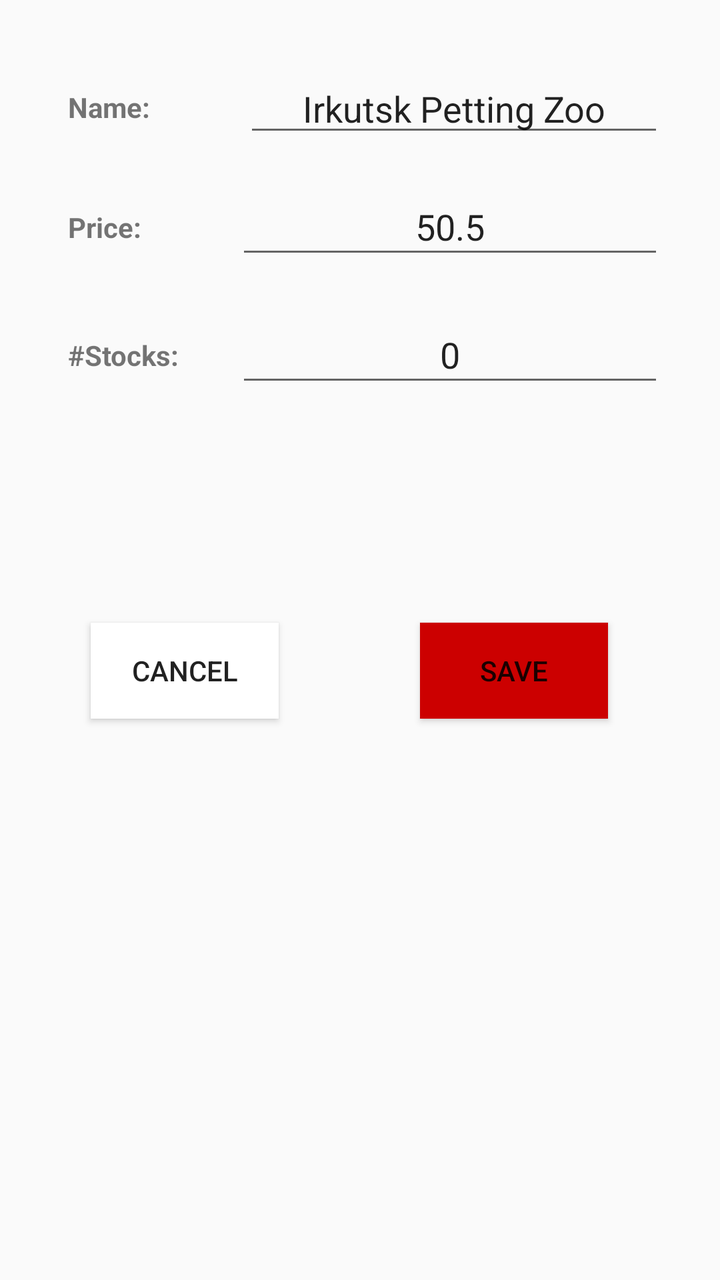
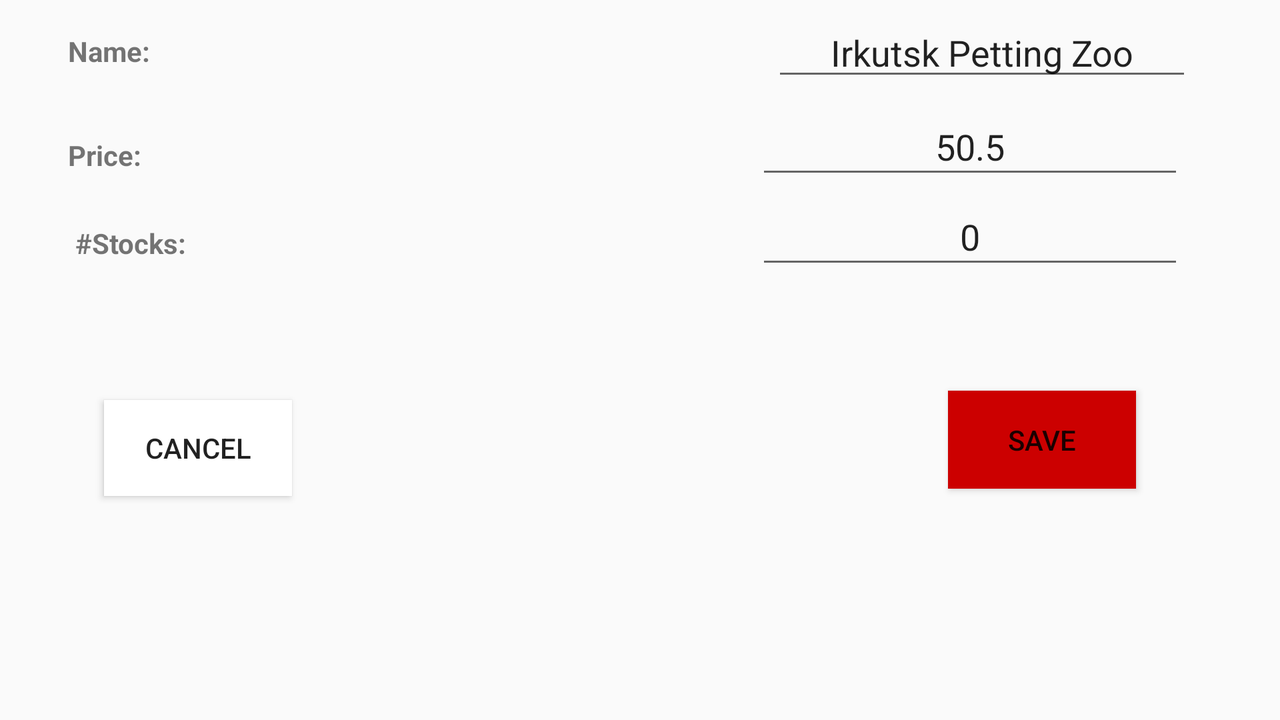

One screen, two layout resources from the same app: the default and the repository's alternative for another configuration. Each is rendered where Android would select it; the XML of both is given below.
<!-- AndroidManifest.xml: application theme AppTheme -->
<!-- res/layout/activity_edit.xml -->
<?xml version="1.0" encoding="utf-8"?>
<android.support.constraint.ConstraintLayout xmlns:android="http://schemas.android.com/apk/res/android"
    xmlns:app="http://schemas.android.com/apk/res-auto"
    xmlns:tools="http://schemas.android.com/tools"
    android:layout_width="match_parent"
    android:layout_height="match_parent"
    tools:context=".Activities.Edit">

    <EditText
        android:id="@+id/edit_Stocks"
        android:layout_width="214dp"
        android:layout_height="45dp"
        android:layout_marginEnd="28dp"
        android:layout_marginRight="28dp"
        android:layout_marginTop="80dp"
        android:ems="10"
        android:gravity="center"
        android:inputType="number"
        android:text="@string/_0_1"
        app:layout_constraintEnd_toEndOf="parent"
        app:layout_constraintTop_toBottomOf="@+id/edit_Name" />

    <TextView
        android:id="@+id/stocks"
        android:layout_width="60dp"
        android:layout_height="20dp"
        android:layout_marginEnd="48dp"
        android:layout_marginLeft="34dp"
        android:layout_marginRight="48dp"
        android:layout_marginStart="34dp"
        android:layout_marginTop="40dp"
        android:text="@string/price_3"
        android:textStyle="bold"
        app:layout_constraintEnd_toStartOf="@+id/edit_Price"
        app:layout_constraintHorizontal_bias="0.0"
        app:layout_constraintStart_toStartOf="parent"
        app:layout_constraintTop_toBottomOf="@+id/stocks3" />

    <TextView
        android:id="@+id/stocks3"
        android:layout_width="60dp"
        android:layout_height="20dp"
        android:layout_marginEnd="48dp"
        android:layout_marginLeft="34dp"
        android:layout_marginRight="48dp"
        android:layout_marginStart="34dp"
        android:layout_marginTop="44dp"
        android:text="@string/name_3"
        android:textStyle="bold"
        app:layout_constraintEnd_toStartOf="@+id/edit_Name"
        app:layout_constraintHorizontal_bias="0.0"
        app:layout_constraintStart_toStartOf="parent"
        app:layout_constraintTop_toTopOf="parent" />

    <TextView
        android:id="@+id/stocks2"
        android:layout_width="wrap_content"
        android:layout_height="20dp"
        android:layout_marginEnd="48dp"
        android:layout_marginLeft="34dp"
        android:layout_marginRight="48dp"
        android:layout_marginStart="34dp"
        android:layout_marginTop="44dp"
        android:text="@string/stocks_3"
        android:textStyle="bold"
        app:layout_constraintEnd_toStartOf="@+id/edit_Stocks"
        app:layout_constraintHorizontal_bias="0.0"
        app:layout_constraintStart_toStartOf="parent"
        app:layout_constraintTop_toBottomOf="@+id/stocks" />

    <EditText
        android:id="@+id/edit_Name"
        android:layout_width="wrap_content"
        android:layout_height="wrap_content"
        android:layout_marginEnd="28dp"
        android:layout_marginRight="28dp"
        android:layout_marginTop="32dp"
        android:ems="10"
        android:gravity="center"
        android:inputType="textPersonName"
        android:text="@string/irkutsk_petting_zoo_3"
        app:layout_constraintEnd_toEndOf="parent"
        app:layout_constraintTop_toTopOf="parent" />

    <Button
        android:id="@+id/edit_Save_btn"
        android:layout_width="94dp"
        android:layout_height="wrap_content"
        android:layout_marginTop="113dp"
        android:layout_marginEnd="56dp"
        android:layout_marginRight="56dp"
        android:text="@string/save_1"
        app:layout_constraintEnd_toEndOf="parent"
        app:layout_constraintTop_toBottomOf="@+id/edit_Stocks"
        tools:background="@android:color/holo_red_dark" />

    <Button
        android:id="@+id/edit_Cancel_btn"
        android:layout_width="94dp"
        android:layout_height="wrap_content"
        android:layout_marginStart="52dp"
        android:layout_marginLeft="52dp"
        android:layout_marginTop="113dp"
        android:layout_marginEnd="76dp"
        android:layout_marginRight="76dp"
        android:text="@string/cancel_1"
        app:layout_constraintEnd_toStartOf="@+id/edit_Save_btn"
        app:layout_constraintHorizontal_bias="0.583"
        app:layout_constraintStart_toStartOf="parent"
        app:layout_constraintTop_toBottomOf="@+id/edit_Stocks"
        tools:background="@android:color/white" />

    <EditText
        android:id="@+id/edit_Price"
        android:layout_width="214dp"
        android:layout_height="45dp"
        android:layout_marginEnd="28dp"
        android:layout_marginRight="28dp"
        android:layout_marginTop="16dp"
        android:ems="10"
        android:gravity="center"
        android:inputType="number"
        android:text="@string/_50_5_1"
        app:layout_constraintEnd_toEndOf="parent"
        app:layout_constraintTop_toBottomOf="@+id/edit_Name" />

</android.support.constraint.ConstraintLayout>
<!-- resources referenced by this layout -->
<resources>
  <string name="_0_1">0</string>
  <string name="_50_5_1">50.5</string>
  <string name="cancel_1">Cancel</string>
  <string name="irkutsk_petting_zoo_3">Irkutsk Petting Zoo</string>
  <string name="name_3">Name:</string>
  <string name="price_3">Price:</string>
  <string name="save_1">Save</string>
  <string name="stocks_3">#Stocks:</string>
  <style name="AppTheme" parent="Base.Theme.AppCompat.Light.DarkActionBar">
          
  
          <item name="colorPrimary">@color/colorPrimary</item>
          <item name="colorPrimaryDark">@color/colorPrimaryDark</item>
          <item name="colorAccent">@color/colorAccent</item>
      </style>
  <color name="colorPrimary">#dc3203</color>
  <color name="colorPrimaryDark">#303F9F</color>
  <color name="colorAccent">#ff4081</color>
</resources>
<!-- res/layout-land/activity_edit.xml (the repository's variant of the layout above) -->
<!-- drawn on the phone turned sideways -->
<?xml version="1.0" encoding="utf-8"?>
<android.support.constraint.ConstraintLayout xmlns:android="http://schemas.android.com/apk/res/android"
    xmlns:app="http://schemas.android.com/apk/res-auto"
    xmlns:tools="http://schemas.android.com/tools"
    android:layout_width="match_parent"
    android:layout_height="match_parent"
    tools:context=".Activities.Edit">

    <EditText
        android:id="@+id/edit_Stocks"
        android:layout_width="214dp"
        android:layout_height="45dp"
        android:layout_marginEnd="48dp"
        android:layout_marginRight="48dp"
        android:ems="10"
        android:gravity="center"
        android:inputType="number"
        android:text="@string/_0_1"
        app:layout_constraintEnd_toEndOf="parent"
        app:layout_constraintTop_toBottomOf="@+id/edit_Price" />

    <TextView
        android:id="@+id/stocks"
        android:layout_width="60dp"
        android:layout_height="20dp"
        android:layout_marginStart="34dp"
        android:layout_marginLeft="34dp"
        android:layout_marginTop="33dp"
        android:layout_marginEnd="48dp"
        android:layout_marginRight="48dp"
        android:text="@string/price_3"
        android:textStyle="bold"
        app:layout_constraintEnd_toStartOf="@+id/edit_Price"
        app:layout_constraintHorizontal_bias="0.0"
        app:layout_constraintStart_toStartOf="parent"
        app:layout_constraintTop_toBottomOf="@+id/stocks3" />

    <TextView
        android:id="@+id/stocks3"
        android:layout_width="60dp"
        android:layout_height="0dp"
        android:layout_marginStart="34dp"
        android:layout_marginLeft="34dp"
        android:layout_marginTop="16dp"
        android:layout_marginEnd="48dp"
        android:layout_marginRight="48dp"
        android:text="@string/name_3"
        android:textStyle="bold"
        app:layout_constraintEnd_toStartOf="@+id/edit_Name"
        app:layout_constraintHorizontal_bias="0.0"
        app:layout_constraintStart_toStartOf="parent"
        app:layout_constraintTop_toTopOf="parent" />

    <TextView
        android:id="@+id/stocks2"
        android:layout_width="wrap_content"
        android:layout_height="20dp"
        android:layout_marginStart="34dp"
        android:layout_marginLeft="34dp"
        android:layout_marginTop="24dp"
        android:layout_marginEnd="48dp"
        android:layout_marginRight="48dp"
        android:text="@string/stocks_3"
        android:textStyle="bold"
        app:layout_constraintEnd_toStartOf="@+id/edit_Stocks"
        app:layout_constraintHorizontal_bias="0.015"
        app:layout_constraintStart_toStartOf="parent"
        app:layout_constraintTop_toBottomOf="@+id/stocks" />

    <EditText
        android:id="@+id/edit_Name"
        android:layout_width="wrap_content"
        android:layout_height="wrap_content"
        android:layout_marginTop="4dp"
        android:layout_marginEnd="44dp"
        android:layout_marginRight="44dp"
        android:ems="10"
        android:gravity="center"
        android:inputType="textPersonName"
        android:text="@string/irkutsk_petting_zoo_3"
        app:layout_constraintEnd_toEndOf="parent"
        app:layout_constraintTop_toTopOf="parent" />

    <Button
        android:id="@+id/edit_Save_btn"
        android:layout_width="94dp"
        android:layout_height="49dp"
        android:layout_marginTop="56dp"
        android:layout_marginEnd="72dp"
        android:layout_marginRight="72dp"
        android:text="@string/save_1"
        app:layout_constraintEnd_toEndOf="parent"
        app:layout_constraintTop_toBottomOf="@+id/edit_Stocks"
        tools:background="@android:color/holo_red_dark" />

    <Button
        android:id="@+id/edit_Cancel_btn"
        android:layout_width="94dp"
        android:layout_height="wrap_content"
        android:layout_marginStart="52dp"
        android:layout_marginLeft="52dp"
        android:layout_marginTop="68dp"
        android:layout_marginEnd="76dp"
        android:layout_marginRight="76dp"
        android:text="@string/cancel_1"
        app:layout_constraintEnd_toStartOf="@+id/edit_Save_btn"
        app:layout_constraintHorizontal_bias="0.0"
        app:layout_constraintStart_toStartOf="parent"
        app:layout_constraintTop_toBottomOf="@+id/stocks2"
        tools:background="@android:color/white" />

    <EditText
        android:id="@+id/edit_Price"
        android:layout_width="214dp"
        android:layout_height="45dp"
        android:layout_marginTop="4dp"
        android:layout_marginEnd="48dp"
        android:layout_marginRight="48dp"
        android:ems="10"
        android:gravity="center"
        android:inputType="number"
        android:text="@string/_50_5_1"
        app:layout_constraintEnd_toEndOf="parent"
        app:layout_constraintTop_toBottomOf="@+id/edit_Name" />

</android.support.constraint.ConstraintLayout>
